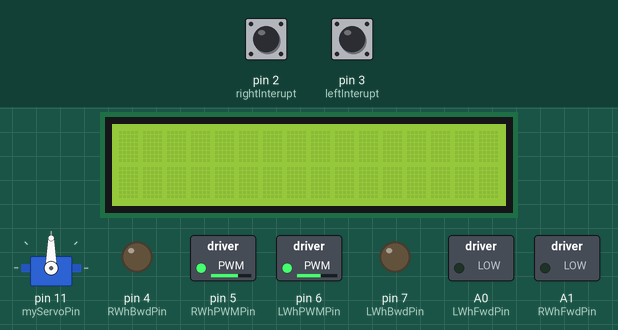
Simulated run of this sketch. Board: Arduino Uno, built with avr-gcc and run on an emulated ATmega328P. Shown: servo, 16×2 character LCD, switched loads named in the sketch (green lamp = pin HIGH), output pins drawn as LEDs (lit = HIGH). The test bench sets the inputs (shaded band); at power-on: pin 3 (leftInterupt) LOW, pin 2 (rightInterupt) LOW.

Above: at 1.2 s.
1.3 s: pin 3 (leftInterupt) pulled HIGH for 0.15 s
At 2.1 s:
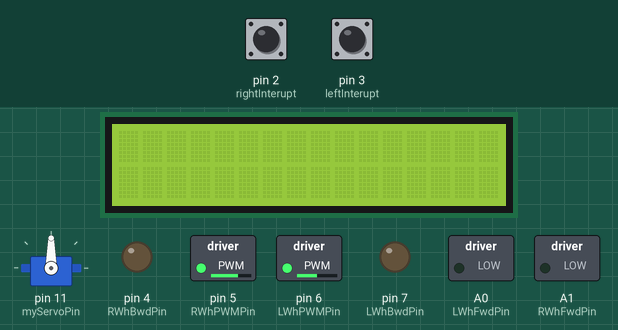
2.9 s: pin 3 (leftInterupt) pulled HIGH for 1 s
At 5.1 s:
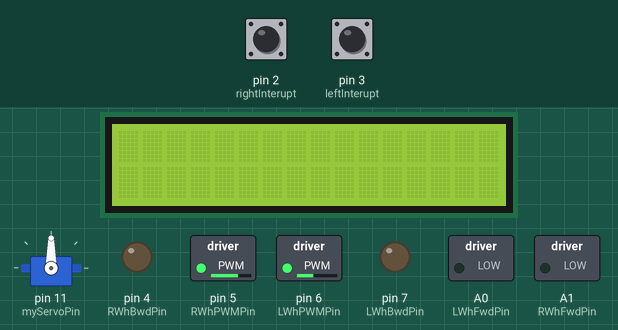
5.4 s: pin 2 (rightInterupt) pulsed HIGH 5 times (0.12 s each, 0.3 s apart)
At 7.6 s:
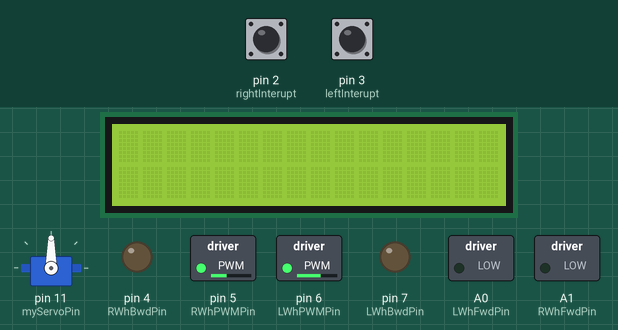
8.4 s: pin 2 (rightInterupt) pulled HIGH for 0.15 s
At 9.0 s:
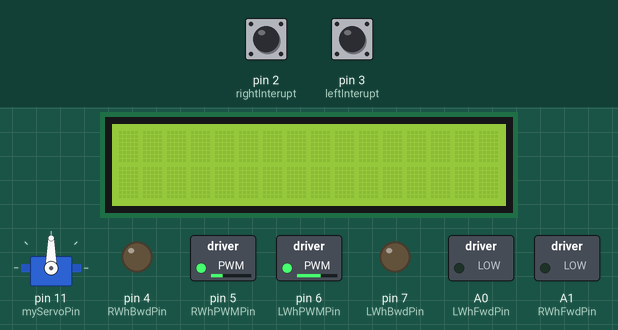
10.0 s: pin 2 (rightInterupt) pulled HIGH for 1 s
At 12.2 s:
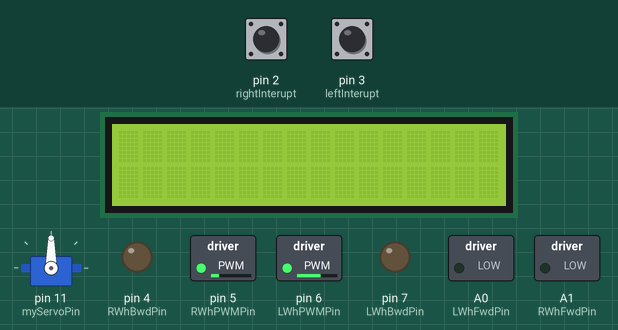
12.5 s: pin 3 (leftInterupt) pulled HIGH for 3.2 s
At 13.4 s:
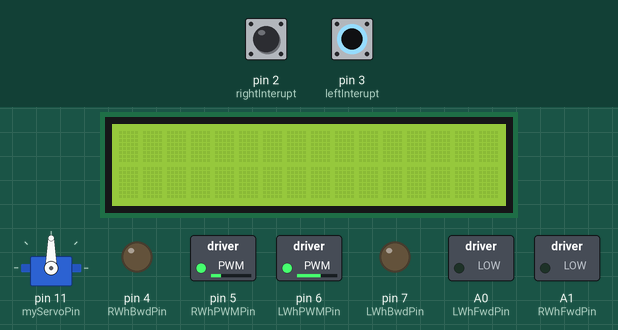
Timing chart, 0 to 17.3 s (numbered marks = the images above; inputs shaded):
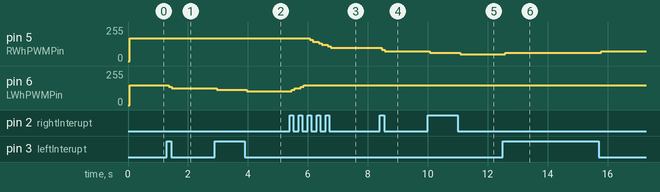

Measured:
- after the input at 1.3 s, pin 6 (LWhPWMPin): 150/255 → 138/255 after 0.07 s, → 126/255 0.10 s later
- after the input at 2.9 s, pin 6 (LWhPWMPin): 126/255 → 114/255 after 0.07 s, → 102/255 1.0 s later
- after the input at 5.4 s, pin 5 (RWhPWMPin): moves from 170/255 to 98/255 over 0.70 s, starting after 0.67 s; pin 6 (LWhPWMPin): 102/255 → 114/255 after 0.07 s, → 126/255 0.10 s later, → 138/255 0.20 s later, → 150/255 0.10 s later
- after the input at 8.4 s, pin 5 (RWhPWMPin): 98/255 → 86/255 after 0.07 s, → 74/255 0.10 s later
- after the input at 10.0 s, pin 5 (RWhPWMPin): 74/255 → 62/255 after 0.07 s, → 50/255 1.0 s later
- after the input at 12.5 s, pin 5 (RWhPWMPin): 50/255 → 62/255 after 0.08 s, → 74/255 3.2 s later

The sketch:

Week3.ino
```cpp
/* Parker Murphy and Frederick Levins
 */
 #include <Servo.h>
 #include <Wire.h> // Library for I2C communication
 #include <LiquidCrystal_I2C.h> // Library for LCD
 #define DECODE_NEC
 #include <IRremote.hpp>
 #define IR_Pin 10
 #define forward 24
 #define backward 82
 #define stop 28

 const int RSPD1 = 170;        //Right Wheel PWM.  Change this value so your car will go roughly straight
 const int LSPD1 = 150;        //Left Wheel PWM
 const int RSPD2 = 150;        //Right Wheel PWM
 const int LSPD2 = 150;        //Left Wheel PWM

 const int LWhFwdPin = A0;//10;
 const int LWhBwdPin = 7;//A5;
 const int LWhPWMPin = 6;//11;

 const int RWhFwdPin = A1;//7;
 const int RWhBwdPin = 4;//6;
 const int RWhPWMPin = 5;

 const int leftInterupt = 3;
 const int rightInterupt = 2;

 const int myServoPin = 11;

 Servo myServo;  // servo object to control ultrasonic servo
 LiquidCrystal_I2C lcd = LiquidCrystal_I2C(0x27, 16, 2);

 int gain=12;
 int delCntr=0;
 volatile long cntrL, cntrR;
 volatile long LIntTime, RIntTime;
 long stopTime;
 int code = 0;

void setup()
{
  Serial.begin(9600);
  myServo.attach(myServoPin);
  myServo.write(90);
  lcd.init();
  lcd.backlight();

  pinMode(LWhFwdPin,OUTPUT);
  pinMode(LWhBwdPin,OUTPUT);
  pinMode(LWhPWMPin,OUTPUT);
  pinMode(RWhFwdPin,OUTPUT);
  pinMode(RWhBwdPin,OUTPUT);
  pinMode(RWhPWMPin,OUTPUT);

  digitalWrite(LWhFwdPin,LOW);
  digitalWrite(LWhBwdPin,LOW);
  digitalWrite(LWhPWMPin,LOW);

  digitalWrite(RWhFwdPin,LOW);
  digitalWrite(RWhBwdPin,LOW);
  digitalWrite(RWhPWMPin,LOW);

  attachInterrupt(digitalPinToInterrupt(leftInterupt), leftWhlCnt, CHANGE);
  attachInterrupt(digitalPinToInterrupt(rightInterupt), rightWhlCnt, CHANGE);

  cntrR = 0;
  cntrL = 0;
  LIntTime = 0;
  RIntTime = 0;

  //digitalWrite(LWhFwdPin,HIGH);    //run left wheel forward
  //digitalWrite(RWhFwdPin,HIGH);    //run right wheel forward
  analogWrite(RWhPWMPin,RSPD1);     //turn on wheels
  analogWrite(LWhPWMPin,LSPD1);
  //stopTime = micros() + 10*1000000;
  pinMode(IR_Pin, INPUT);
  IrReceiver.begin(IR_Pin, ENABLE_LED_FEEDBACK);
}

void loop()
{
  delay(100);
  long tmpLcntr, tmpRcntr;
  tmpLcntr = cntrL;
  tmpRcntr = cntrR;
  delCntr = abs(tmpLcntr - tmpRcntr);
  if(tmpLcntr > tmpRcntr)
  {
    analogWrite(RWhPWMPin,RSPD1);
    analogWrite(LWhPWMPin,max(LSPD1-int(gain*delCntr+.5),0));
  }
  else if(tmpLcntr<tmpRcntr)
  {
    analogWrite(LWhPWMPin,LSPD1);
    analogWrite(RWhPWMPin,max(RSPD1-int(gain*delCntr+.5),0));
  }
  else
  {
    analogWrite(RWhPWMPin,RSPD1);
    analogWrite(LWhPWMPin,LSPD1);
  }
  if (IrReceiver.decode()) {
    cntrL=0;
    cntrR=0;
    remoteDrive();
  }
}

void remoteDrive() {
  Serial.print("code=");
  code = IrReceiver.decodedIRData.command;
  Serial.println(code);
  switch (code) {
    case forward:
      digitalWrite(LWhFwdPin, HIGH);
      digitalWrite(LWhBwdPin, LOW);
      digitalWrite(RWhFwdPin, HIGH);
      digitalWrite(RWhBwdPin, LOW);
      analogWrite(LWhPWMPin,LSPD1);
      analogWrite(RWhPWMPin,RSPD1);
      break;
    case backward:
      digitalWrite(LWhFwdPin, LOW);
      digitalWrite(LWhBwdPin, HIGH);
      digitalWrite(RWhFwdPin, LOW);
      digitalWrite(RWhBwdPin, HIGH);
      analogWrite(LWhPWMPin,LSPD1);
      analogWrite(RWhPWMPin,RSPD1);
      break;
    case stop:
      digitalWrite(LWhFwdPin, LOW);
      digitalWrite(LWhBwdPin, LOW);
      digitalWrite(RWhFwdPin, LOW);
      digitalWrite(RWhBwdPin, LOW);
      analogWrite(LWhPWMPin,LSPD1);
      analogWrite(RWhPWMPin,RSPD1);
      break;
    }
  IrReceiver.resume();

}

void leftWhlCnt()
{
  long intTime = micros();
  if(intTime > LIntTime + 1000L)
  {
    LIntTime = intTime;
    cntrL++;
  }
}

void rightWhlCnt()  // Complete this ISR
{
  long intTime = micros();
  if(intTime > RIntTime + 1000L)
  {
    RIntTime = intTime;
    cntrR++;
  }
}
```
